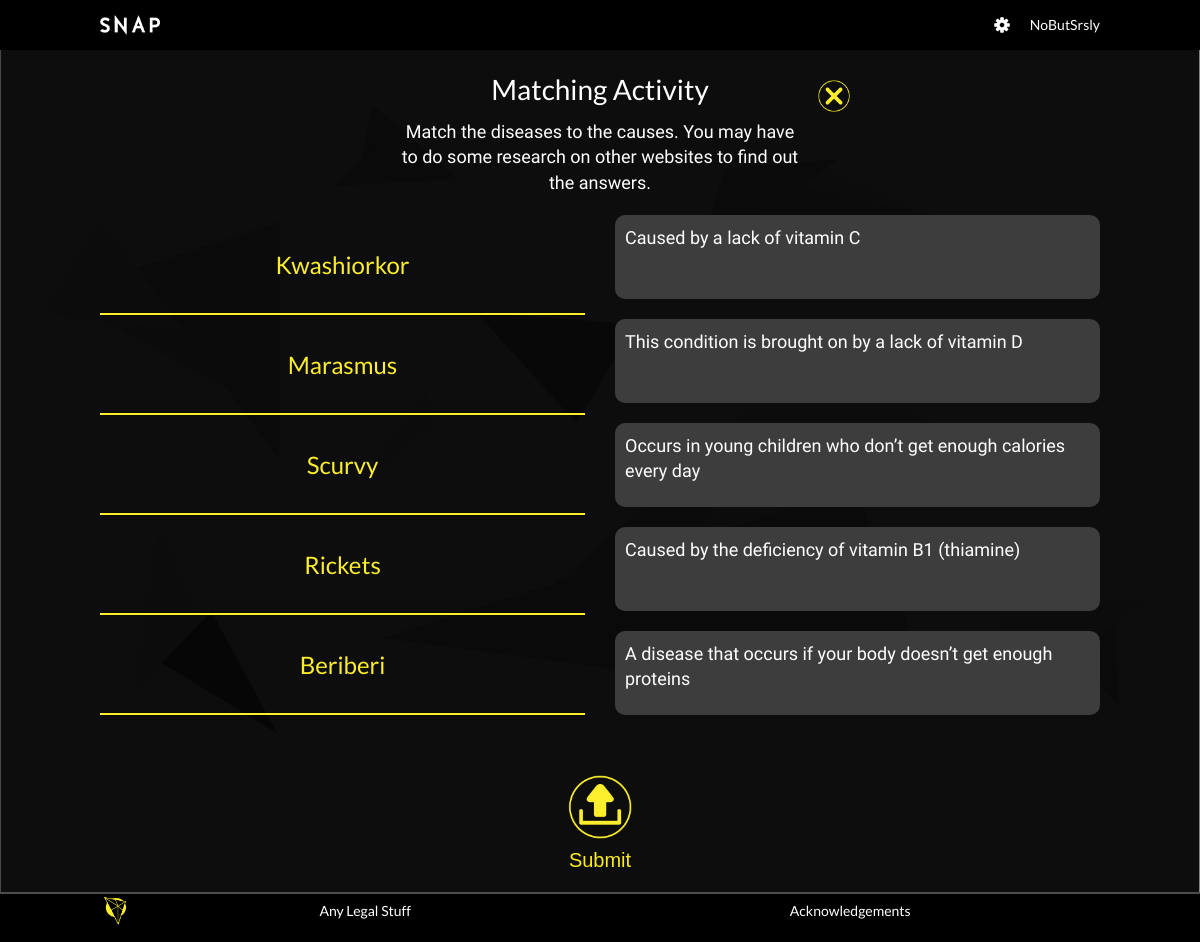
Screenshot of /student/one-to-one-matching.php with the database file from the repository.
### tables this page shows
CREATE TABLE IF NOT EXISTS `Matching_Section` (
    QuizID MEDIUMINT,
    Description TEXT,
    Points MEDIUMINT,
    CONSTRAINT Matching_Section_QuizID_PK PRIMARY KEY (QuizID),
    CONSTRAINT Matching_Section_QuizID_FK FOREIGN KEY (QuizID)
        REFERENCES Quiz (QuizID)
        ON DELETE CASCADE ON UPDATE CASCADE
);

CREATE TABLE IF NOT EXISTS `Matching_Question` (
    MatchingID MEDIUMINT AUTO_INCREMENT,
    Question TEXT NOT NULL,
    QuizID MEDIUMINT,
    CONSTRAINT Matching_Question_MatchingID_PK PRIMARY KEY (MatchingID),
    CONSTRAINT Matching_Question_QuizID_FK FOREIGN KEY (QuizID)
        REFERENCES Matching_Section (QuizID)
        ON DELETE CASCADE ON UPDATE CASCADE
);

CREATE TABLE IF NOT EXISTS `Matching_Option` (
    OptionID MEDIUMINT AUTO_INCREMENT,
    Content TEXT NOT NULL,
    MatchingID MEDIUMINT,
    CONSTRAINT Matching_Option_OptionID_PK PRIMARY KEY (OptionID),
    CONSTRAINT Matching_Option_MatchingID_FK FOREIGN KEY (MatchingID)
        REFERENCES Matching_Question (MatchingID)
        ON DELETE CASCADE ON UPDATE CASCADE
);

### mysql-lib.php (called while the page is built, shortened)
<?php
function getMatchingBuckets(PDO $conn, $quizID)
{
    $matchingQuesSql = "SELECT *
                    FROM Matching_Section NATURAL JOIN Matching_Question
                    WHERE QuizID = ?
                    ORDER BY MatchingID";
    $matchingQuesQuery = $conn->prepare($matchingQuesSql);
    $matchingQuesQuery->execute(array($quizID));
    $matchingQuesResult = $matchingQuesQuery->fetchAll(PDO::FETCH_OBJ);
    return $matchingQuesResult;
}
function getMatchingOptions(PDO $conn, $quizID)
{
    $matchingOptionsSql = "SELECT *
                          FROM Matching_Question NATURAL JOIN Matching_Option
                          WHERE QuizID = ?";
    $matchingOptionsQuery = $conn->prepare($matchingOptionsSql);
    $matchingOptionsQuery->execute(array($quizID));
    $matchingOptionsResult = $matchingOptionsQuery->fetchAll(PDO::FETCH_OBJ);
    return $matchingOptionsResult;
}
?>

### student/one-to-one-matching.php (the view, shortened to what this page needs)
<?php
    require_once("../mysql-lib.php");
    $quizID = 7;
    $studentID = 21;
    $conn = null;
    try {
        $conn = db_connect();
        $status = getQuizStatus($conn, $quizID, $studentID);
        $matchingQuestions = getMatchingBuckets($conn, $quizID);
        $matchingOptions = getMatchingOptions($conn, $quizID);
        $btnDisabled = "";
        if ($status == "UNANSWERED") {
            shuffle($matchingOptions);
        } else if ($status == "GRADED") {
            $btnDisabled = "disabled";
        }
    } catch(Exception $e) {
        if($conn != null) {
            db_close($conn);
        }
        exit;
    }
?>
<!DOCTYPE html>
<html lang="en">
<head>
    <link rel="stylesheet" href="./css/common.css">
    <link rel="stylesheet" href="./css/vendor/dragula.min.css">
</head>
<body>
<div class="page-wrapper">
    <div class="header-wrapper">
        <div class="header">
            <div class="home-link">SNAP</div>
            <div class="settings">
                <div class="setting-icon dropdown">
                </div>
                <a href="#" class="setting-text">NoButSrsly</a>
            </div>
        </div>
    </div>
    <div class="content-wrapper">
        <div class="match-container">
            <div class="match-header">
                <div class="match-title h2">Matching Activity</div>
                <div class="p1 match-intro"><?php echo $matchingQuestions[0]->Description ?></div>
            </div>
            <div class="match-content">
                <div class="mini-row">
                    <div class="col-6 word-list">
<?php       for ($i = 0; $i < count($matchingQuestions); $i++) { ?>
                        <div class="word-item h3" data-id="<?php echo $matchingQuestions[$i]->MatchingID ?>"><?php echo $matchingQuestions[$i]->Question ?></div>
<?php       } ?>
                    </div>
                    <div class="col-6 definition-list">
<?php       for ($j = 0; $j < count($matchingOptions); $j++) { ?>
                        <div class="definition-item p1" data-id="<?php echo $matchingOptions[$j]->OptionID ?>" draggable="true"><?php echo $matchingOptions[$j]->Content ?></div>
<?php       } ?>
                    </div>
                </div>
            </div>
            <form class="question-form">
                <button type="submit" class="question-submit" <?php echo $btnDisabled?>>
                    <span class="question-submit-icon"></span>
                    Submit
                </button>
            </form>
        </div>
    </div>
    <ul class="task-operation">
        <li class="cancel-task">
            <a href="#" title="Cancel Task"></a>
        </li>
    </ul>
    <div class="footer-wrapper">
        <div class="footer">
            <div class="footer-content">
                <a href="#" class="footer-logo"></a>
                <ul class="footer-nav">
                    <li class="footer-nav-item"><a href="#">Any Legal Stuff</a></li>
                    <li class="footer-nav-item"><a href="#">Acknowledgements</a></li>
                </ul>
            </div>
        </div>
    </div>
</div>
</body>
</html>

### student/css/common.css (style rules this page uses)
html { box-sizing: border-box; }
*, *::before, *::after { box-sizing: inherit; margin: 0; padding: 0; }
body { -webkit-font-smoothing: antialiased; -moz-osx-font-smoothing: grayscale; font-family: 'Lato', sans-serif; font-size: 14px; line-height: 1.4; color: #fff; overflow-x: hidden; background-size: 100% 100%; background-image: url("../img/main_background.jpg"); }
ul, ol { list-style: none; margin: 0; padding: 0; }
a { color: #fff; text-decoration: none; }
html, body { height: 100%; }
.page-wrapper { height: 100%; padding-top: 50px; }
.header-wrapper { position: fixed; top: 0; left: 0; right: 0; height: 50px; z-index: 1024; background-color: #000; }
.content-wrapper { min-height: calc(100% - 50px); }
.footer-wrapper { height: 50px; }
.h1, .h2, .h3, .h4, .h5 { font-family: Lato, serif; }
.h2 { font-size: 28px; }
.h3 { font-size: 24px; }
.p1, .p2, .p3 { font-family: Maitree, serif; }
.p1 { font-size: 18px; }
.mini-row { margin: 0 -15px; }
.mini-row:before, .mini-row:after { content: ""; display: table; }
.mini-row:after { clear: both; }
.col-6 { width: 50%; float: left; padding: 0 15px; position: relative; }
.header { font-family: 'Lato', sans-serif; height: 50px; max-width: 1000px; margin: 0 auto; }
.home-link { float: left; text-indent: -9999em; width: 60px; height: 20px; background-size: 100% 100%; margin-top: 15px; background-image: url("../img/snap_single_wordform_white.png"); }
.settings { float: right; }
.setting-icon { float: left; margin-top: 17px; margin-right: 20px; width: 16px; height: 16px; display: inline-block; cursor: pointer; background-size: 100% 100%; background-image: url("../img/settings_icon.png"); }
.setting-text { float: left; height: 50px; line-height: 50px; }
.footer { border-top: 2px solid #4c4c4c; background-color: #000; font-family: 'Lato', sans-serif; height: 50px; }
.footer-content { max-width: 1000px; margin: 0 auto; overflow: hidden; }
.footer-logo { float: left; width: 30px; height: 30px; background-size: 100% 100%; background-image: url("../img/footer-logo.png"); margin: 2px 0; }
.footer-nav { display: -webkit-box; display: -webkit-flex; display: -moz-flex; display: -ms-flexbox; display: flex; -ms-flex-pack: distribute; -webkit-justify-content: space-around; -moz-justify-content: space-around; justify-content: space-around; }
.footer-nav-item { display: inline-block; }
.footer-nav-item a { display: inline-block; line-height: 1; margin-top: 10px; }
.dropdown { position: relative; }
.question-form { width: 100%; }
.question-submit { display: block; width: 64px; text-align: center; margin: 20px auto; color: #fcec1b; background-color: transparent; cursor: pointer; font-size: 20px; border: 0; }
.question-submit-icon { display: block; width: 64px; height: 64px; background-size: 100% 100%; background-image: url("../img/submit_icon.png"); margin-bottom: 10px; }
.task-operation { position: fixed; top: 80px; z-index: 1024; }
.task-operation li { float: left; width: 32px; height: 32px; margin-left: 10px; }
.task-operation a { display: block; width: 32px; height: 32px; margin: 0 auto 10px; background-size: 100% 100%; background-image: url("../img/cancel_icon.png"); cursor: pointer; }

### student/one-to-one-matching.php (style rules this page uses)
.match-container { max-width: 1000px; margin: 20px auto; text-align: center; }
.match-intro { margin: 10px auto 20px; max-width: 400px; }
.match-content { margin-bottom: 40px; }
.word-item { color: #fcee2d; height: 100px; line-height: 100px; border-bottom: 2px solid; }
.definition-item { border-radius: 10px; background-color: rgb(61, 61, 61); padding: 10px; height: 84px; margin-bottom: 20px; text-align: left; overflow: hidden; cursor: move; }
.task-operation { right: 350px; }

### rows the page displays
matching_section: Description "Match the diseases to the causes. You may have to do some research on other websites to find out the answers."
matching_question: Question "Kwashiorkor"
matching_question: Question "Marasmus"
matching_question: Question "Scurvy"
matching_question: Question "Rickets"
matching_question: Question "Beriberi"
matching_option: Content "Caused by a lack of vitamin C"
matching_option: Content "This condition is brought on by a lack of vitamin D"
matching_option: Content "Occurs in young children who don’t get enough calories every day"
matching_option: Content "Caused by the deficiency of vitamin B1 (thiamine)"
matching_option: Content "A disease that occurs if your body doesn’t get enough proteins"
